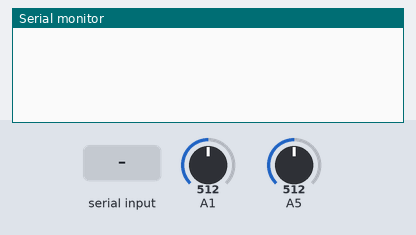
This sketch was run on a simulated Arduino Uno, built with avr-gcc and run on an emulated ATmega328P. Parts: the last lines printed to the serial monitor. Inputs (shaded band) come from the test bench; at power-on: A5 = 512, A1 = 512.

Above: at 1.2 s.
1.3 s: "1" received over Serial
At 2.1 s:
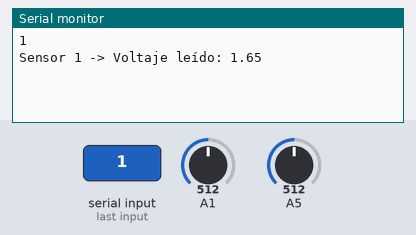
2.8 s: A5 set to 716
At 4.1 s:
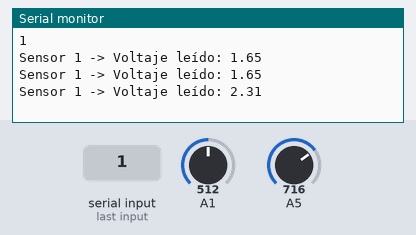
4.3 s: "2" received over Serial
At 5.1 s:
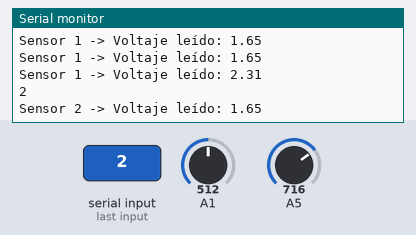
5.8 s: A1 set to 716
At 6.7 s:
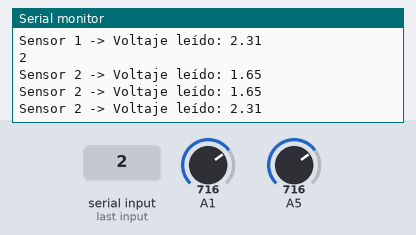
7.3 s: A1 set to 900
At 8.1 s:
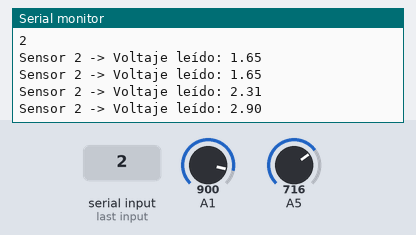
Timing chart, 0 to 9.8 s (numbered marks = the images above; inputs shaded):
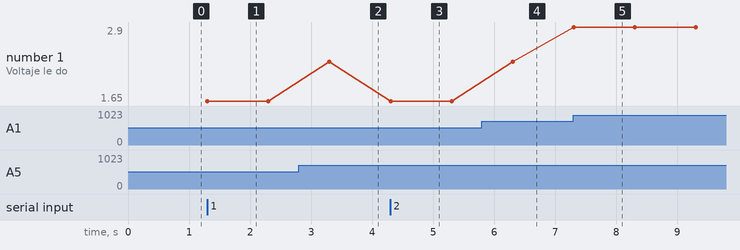

Measured:
- after the input at 1.3 s, the serial monitor: prints a new line at once (image 1)
- after the input at 2.8 s, the serial monitor: prints a new line after 0.50 s (image 2)
- after the input at 4.3 s, the serial monitor: prints a new line at once (image 3)
- after the input at 5.8 s, the serial monitor: prints a new line after 0.50 s (image 4)
- after the input at 7.3 s, the serial monitor: prints a new line at once (image 5)
- plotted number 1: 1.65 → 2.31 after the input at 2.8 s, 2.31 → 2.9 after the input at 7.3 s

The sketch:

practica6.ino
```cpp
#define adc0 13
#define adc1 15
#define adc2 25
int valoradc0,valoradc1,valoradc2;
char dato=0;

void readVoltage(int pin, const char* name) {
  int value = analogRead(pin);
  float voltage = value * (3.3 / 1023.0);
  Serial.print(name);
  Serial.print(" -> Voltaje leído: ");
  Serial.println(voltage, 2);
  delay(1000);
}

void setup() {
  Serial.begin(115200);
}

void loop() {
  if(dato=='1'){
    readVoltage(adc0, "Sensor 1");
  }
  if(dato=='2'){
    readVoltage(adc1, "Sensor 2");
  }
}

void serialEvent(){
  while(Serial.available()){
    dato=Serial.read();
    Serial.println(dato);
    switch(dato){
      case '1':
        readVoltage(adc0, "Sensor 1");
      break;
      case '2':
        readVoltage(adc1, "Sensor 2");
      break;
    }
  }
}
```
